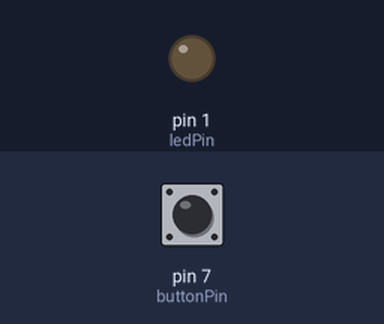
Recording of a sketch running on a simulated Arduino Uno, built with avr-gcc and run on an emulated ATmega328P. On the bench: output pins drawn as LEDs (lit = HIGH). The inputs (shaded band) are chosen by the test bench; at power-on: pin 7 (buttonPin) HIGH.

Above: at 1.2 s.
1.3 s: pin 7 (buttonPin) pulled LOW for 0.15 s
At 1.7 s:
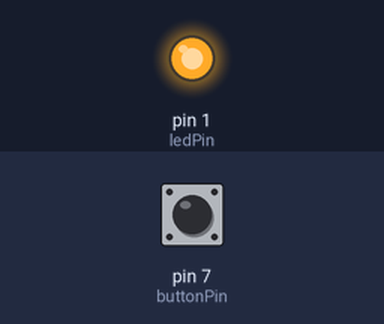
2.9 s: pin 7 (buttonPin) pulled LOW for 1 s
At 4.1 s:
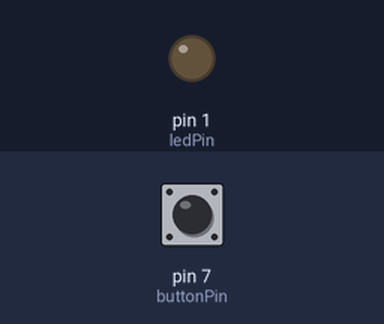
5.4 s: pin 7 (buttonPin) pulled LOW for 3.2 s
At 6.0 s:
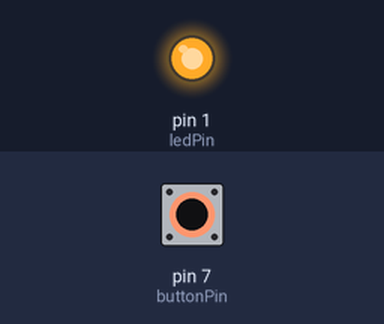
Timing chart, 0 to 8.4 s (numbered marks = the images above; inputs shaded):
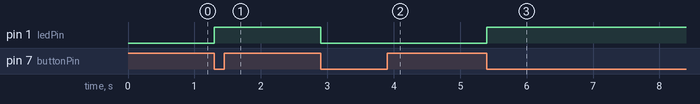

The sketch:

buzzerCode.ino
```cpp
const int buttonPin = 7;
const int ledPin = 1;

bool ledState = false;
bool lastButtonState = HIGH;

void setup() {
    pinMode(buttonPin, INPUT_PULLUP);
    pinMode(ledPin, OUTPUT);

    digitalWrite(ledPin, LOW);
}

void loop() {
    bool currentButtonState = digitalRead(buttonPin);

    if (lastButtonState == HIGH && currentButtonState == LOW) {
        ledState = !ledState;

        digitalWrite(ledPin, ledState);

        delay(200);
    }

    lastButtonState = currentButtonState;
}
```

Measured:
- after the input at 1.3 s, pin 1 (ledPin): LOW → HIGH at once
- after the input at 2.9 s, pin 1 (ledPin): HIGH → LOW at once
- after the input at 5.4 s, pin 1 (ledPin): LOW → HIGH at once
